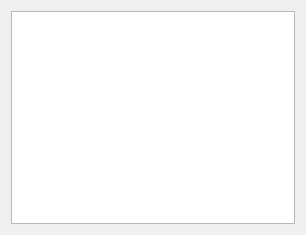
<?xml version="1.0" encoding="UTF-8"?>
<ui version="4.0">
 <class>History</class>
 <widget class="QWidget" name="History">
  <property name="geometry">
   <rect>
    <x>0</x>
    <y>0</y>
    <width>306</width>
    <height>235</height>
   </rect>
  </property>
  <property name="windowTitle">
   <string>History</string>
  </property>
  <layout class="QGridLayout" name="gridLayout">
   <item row="0" column="0">
    <widget class="QUndoView" name="historyView"/>
   </item>
  </layout>
 </widget>
 <customwidgets>
  <customwidget>
   <class>QUndoView</class>
   <extends>QListView</extends>
   <header location="global">qundoview.h</header>
  </customwidget>
 </customwidgets>
 <resources/>
 <connections/>
</ui>
